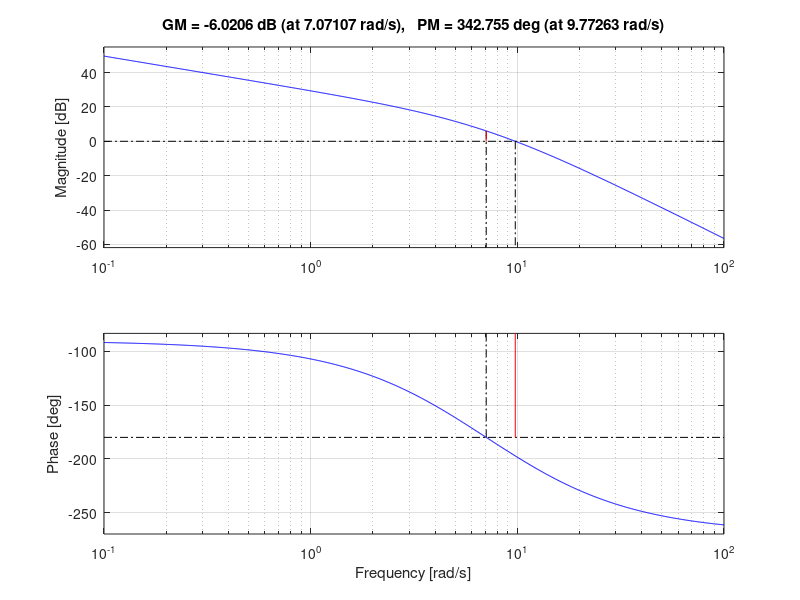
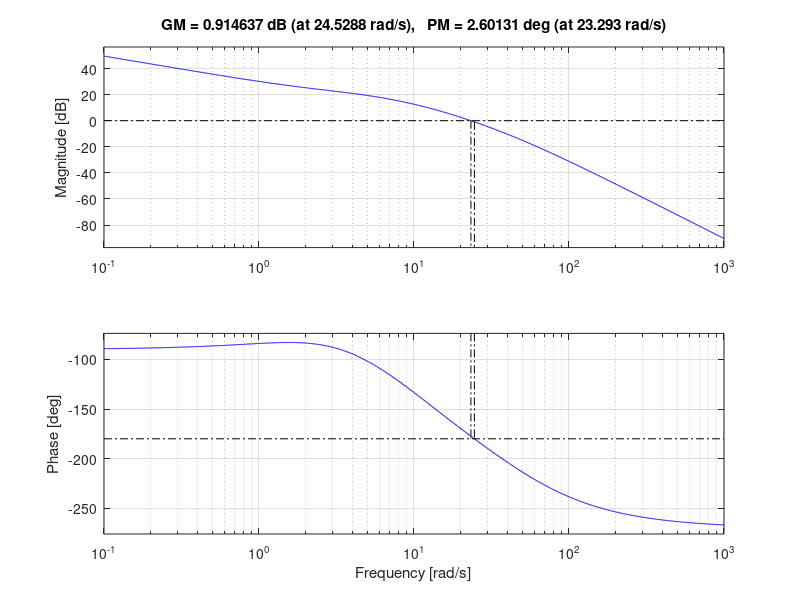

MATLAB code to generate these figures, in order: (Note: this script raises an error after producing the figures.)
clc
clear

s = tf('s');
G = 1/(s*(1+0.1*s)*(1+0.2*s));
PM = 45;
w = 10;
Kv = 30;

figure(1)
margin(Kv*G)

% From figure 1 the angle phase is -198 at w = 10 rad/s
phi = PM - (180 - 198);
safety = 2;
phi = phi + safety;
phi = phi*pi/180;

% Constant alpha_2
a_2 = (1 - sin(phi))/(1 + sin(phi));

% Tau
tau_2 = 1/(10*sqrt(a_2));

% The lead compensator
C_1 = Kv * (1 + tau_2 * s) / (1 + a_2 * tau_2 * s)

figure(2)
margin(C_1 * G)

% By the graphic at 10 rad/sec the phase angle is -134
% the gain is 12.4dB
% alpha_1
syms a_1
eq_a_1 = 20 * log10(a_1) == 12.6;
a_1 = solve(eq_a_1, a_1);
a_1 = double(a_1);

% 1/tau_1 = 0.25 to retain the desired PM
tau_1 = 4;

% The lag compensator
C_2 = (1 + tau_1 * s) / (1 + a_1 * tau_1 * s);

% The compensated system
H = G * C_1 * C_2;
figure(3)
margin(H)

%%
clc
clear

s = tf('s');
G = 1/(s*(1+0.1*s)*(1+0.2*s));
Gz = c2d(G, 0.1, 'zoh');

aug = [0.1 1];
Gwss = bilin(ss(Gz), -1, 'S_Tust', aug);
Gw = tf(Gwss)

K = 30;
figure(1)
margin(K * Gw)

% phi
safety = 5;
phi = 20 - (180 - 221) + safety;
phi = phi*pi/180;

% alpha_2
a_2 = (1 - sin(phi))/(1 + sin(phi));

% tau_2
tau_2 = 1/(10 * sqrt(a_2));

% The lead compensator
C_1 = K * (1 + tau_2 * s) / (1 + a_2 * tau_2 * s)

figure(2)
margin(C_1 * Gw)

% At 10 rad/sec, the magnitude is 14.2dB
syms a_1
eq_a_1 = 20*log10(a_1) == 14.2;
a_1 = solve(eq_a_1, a_1);
a_1 = double(a_1);

% tau_1
tau_1 = 1;

% The lag compensator
C_2 = (1 + tau_1 * s) / (1 + a_1 * tau_1 * s);

% Controller
C = C_1 * C_2;

% The compensated system
H = Gw * C
figure(3)
margin(H)